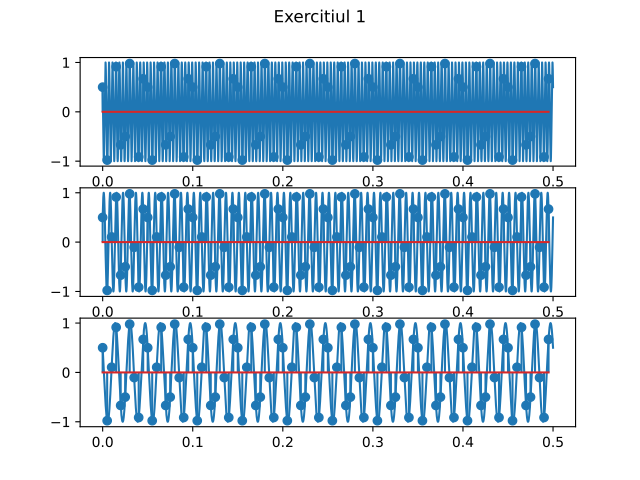

The Python source for this figure:
# ex1
import numpy as np
import matplotlib.pyplot as plt

# punctul b
def x(t):
    return np.cos(520 * np.pi * t + np.pi / 3)

def y(t):
    return np.cos(280 * np.pi * t - np.pi / 3)

def z(t):
    return np.cos(120 * np.pi * t + np.pi / 3)
# punctul a
timp = np.linspace(0, 0.5, int(1/0.00005))
# punctul c
timp_esantion = np.arange(0, 0.5, 1/200)
n = 3

# punctul b, c
fig, axs = plt.subplots(n)
fig.suptitle('Exercitiul 1')
axs[0].plot(timp,x(timp))
axs[0].stem(timp_esantion, x(timp_esantion))
axs[1].plot(timp,y(timp))
axs[1].stem(timp_esantion, y(timp_esantion))
axs[2].plot(timp,z(timp))
axs[2].stem(timp_esantion, z(timp_esantion))
plt.show()
